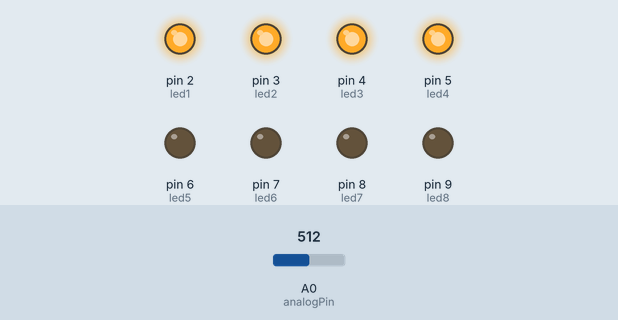
Recording of a sketch running on a simulated Arduino Uno, built with avr-gcc and run on an emulated ATmega328P. Shown: output pins drawn as LEDs (lit = HIGH). The inputs (shaded band) are chosen by the test bench; at power-on: A0 (analogPin) = 512.

Above: at 1.2 s.
1.3 s: A0 (analogPin) set to 553
2.8 s: A0 (analogPin) set to 577
At 3.9 s:
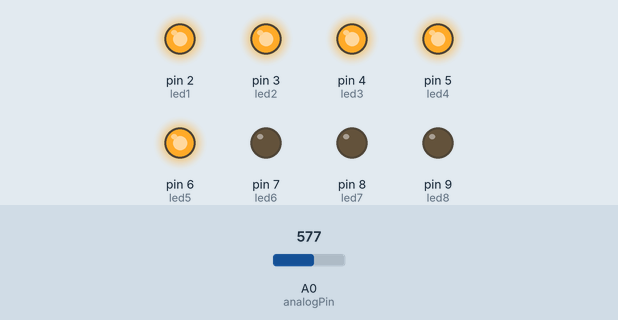
4.3 s: A0 (analogPin) set to 716
At 5.0 s:
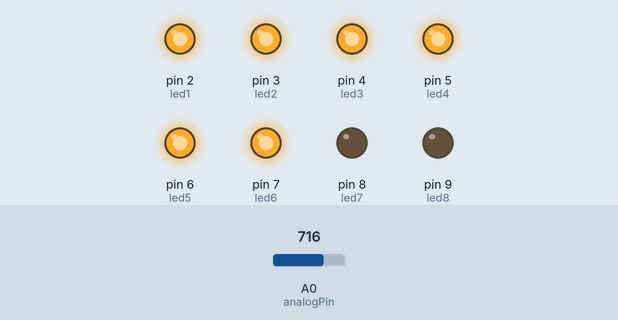
5.8 s: A0 (analogPin) set to 787
7.3 s: A0 (analogPin) set to 812
At 8.5 s:
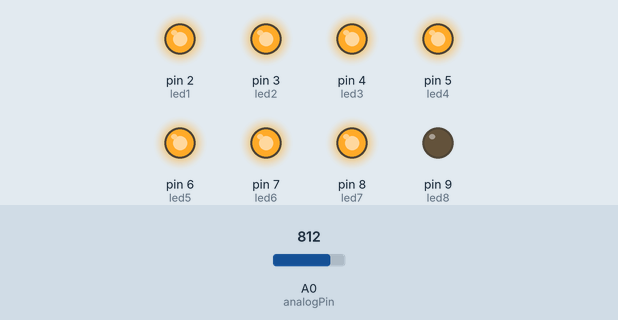
8.8 s: A0 (analogPin) set to 511
At 9.6 s:
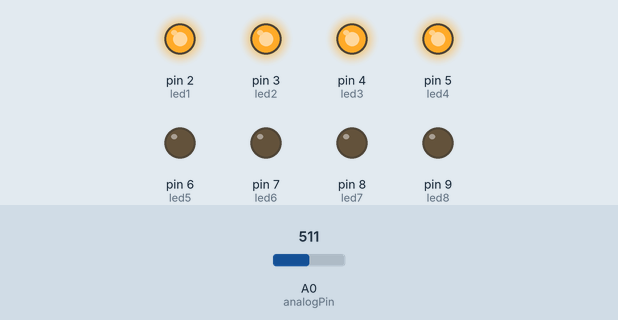
Timing chart, 0 to 11.3 s (numbered marks = the images above; inputs shaded):
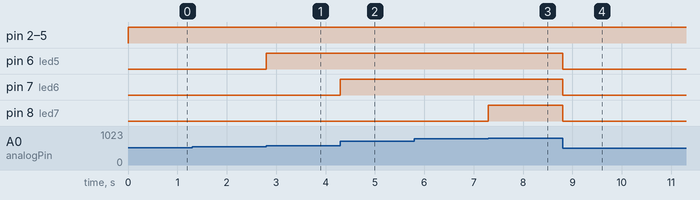

The sketch:

17_LED_S_YLE_VOLUM_-_MHP.ino
```cpp
// Oppgave 17 - LED Søyle Volum - 30.01.2018 - MHP

/*
  FORORD
  Eg fikk lyst å kunne vise at eg mestret swtich case men den ville bli dårlig kode her men eg kom med et komprimiss
  Så hvis du endrer til [ja] på define vil koden automatisk bruke switch case koden og ikkje forloopen men hvis du bruker [nei] vil du bruke forloopen
  Opplevelsen er den samme
*/

#define choice nei


// KONSTANTER:
const byte led1 = 2;
const byte led2 = 3;
const byte led3 = 4;
const byte led4 = 5;
const byte led5 = 6;
const byte led6 = 7;
const byte led7 = 8;
const byte led8 = 9;
const byte analogPin = A0;
const byte nei;
const byte ja = 1;

// VARIABLER:
int val;
int i;
int leds[8] = {led1, led2, led3, led4, led5, led6, led7, led8};
int valt;

// SETUP:
void setup() {
  pinMode(led1, OUTPUT);
  pinMode(led2, OUTPUT);
  pinMode(led3, OUTPUT);
  pinMode(led4, OUTPUT);
  pinMode(led5, OUTPUT);
  pinMode(led6, OUTPUT);
  pinMode(led7, OUTPUT);
  pinMode(led8, OUTPUT);
  pinMode(analogPin, INPUT);
}

// FUNKSJONER:

// HOVUDPROGRAM:
void loop() {
  val = analogRead(analogPin);
  valt = val / 113.777777777778;
  if (choice == 0) {
    for (i = -1; i <= valt - 1; i++) {
      digitalWrite(leds[i], HIGH);
    }
    for (i = 8; i >= valt; i--) {
      digitalWrite(leds[i], LOW);
    }
  }
  if (choice == 1) {
    switch (valt) {
      case 0:
        for (i = 0; i <= 7; i++) {
          digitalWrite(leds[i], LOW);
        }
        break;
      case 1:
        digitalWrite(led1, HIGH);
        for (i = 1; i <= 7; i++) {
          digitalWrite(leds[i], LOW);
        }
        break;
      case 2:
        for (i = 0; i <= 1; i++) {
          digitalWrite(leds[i], HIGH);
        }
        for (i = 2; i <= 7; i++) {
          digitalWrite(leds[i], LOW);
        }
        break;
      case 3:
        for (i = 0; i <= 2; i++) {
          digitalWrite(leds[i], HIGH);
        }
        for (i = 3; i <= 7; i++) {
          digitalWrite(leds[i], LOW);
        }
        break;
      case 4:
        for (i = 0; i <= 3; i++) {
          digitalWrite(leds[i], HIGH);
        }
        for (i = 4; i <= 7; i++) {
          digitalWrite(leds[i], LOW);
        }
        break;
      case 5:
        for (i = 0; i <= 4; i++) {
          digitalWrite(leds[i], HIGH);
        }
        for (i = 5; i <= 7; i++) {
          digitalWrite(leds[i], LOW);
        }
        break;
      case 6:
        for (i = 0; i <= 5; i++) {
          digitalWrite(leds[i], HIGH);
        }
        for (i = 6; i <= 7; i++) {
          digitalWrite(leds[i], LOW);
        }
        break;
      case 7:
        for (i = 0; i <= 6; i++) {
          digitalWrite(leds[i], HIGH);
        }
        digitalWrite(led8, LOW);
        break;
      default:
        for (i = 0; i <= 7; i++) {
          digitalWrite(leds[i], HIGH);
        }
        break;
    }
  }
}
```

Measured:
- the behaviour switches between 568 and 569 on A0 (analogPin) (found by bisection; images 0 and 1)
- the behaviour switches between 796 and 797 on A0 (analogPin) (found by bisection; images 2 and 3)
- after the input at 1.3 s, every drawn part: stays the same
- after the input at 2.8 s, pin 6 (led5): LOW → HIGH at once
- after the input at 4.3 s, pin 7 (led6): LOW → HIGH at once
- after the input at 5.8 s, every drawn part: stays the same
- after the input at 7.3 s, pin 8 (led7): LOW → HIGH at once
- after the input at 8.8 s, pin 6 (led5), pin 7 (led6), pin 8 (led7): HIGH → LOW at once
